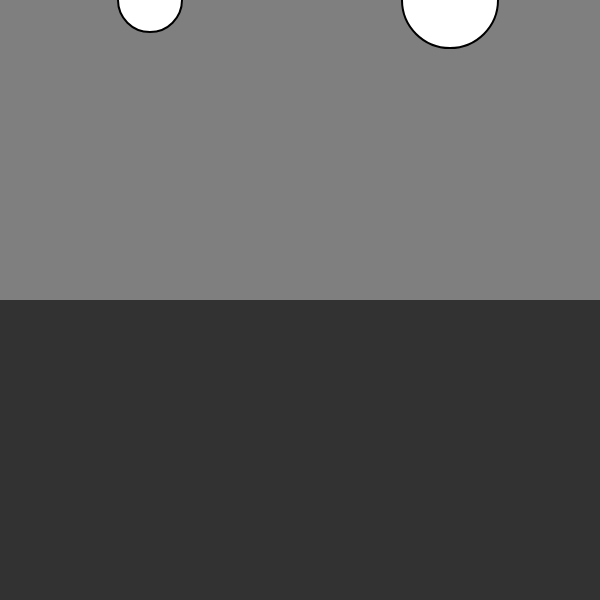
Frame 1 (no input)
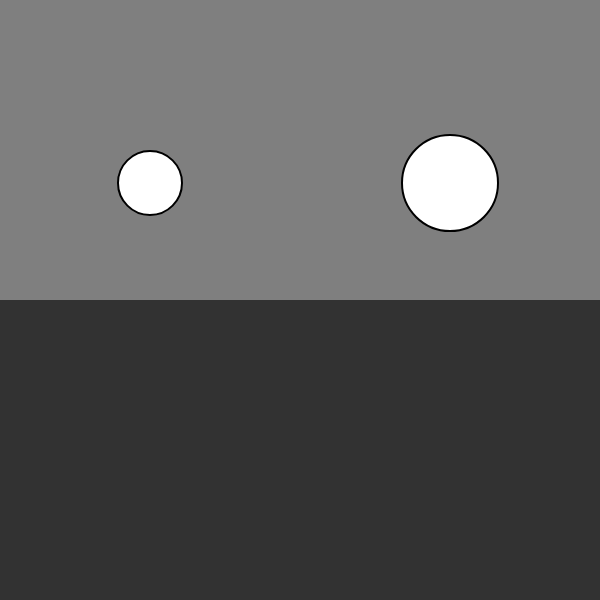
Frame 60 (no input)
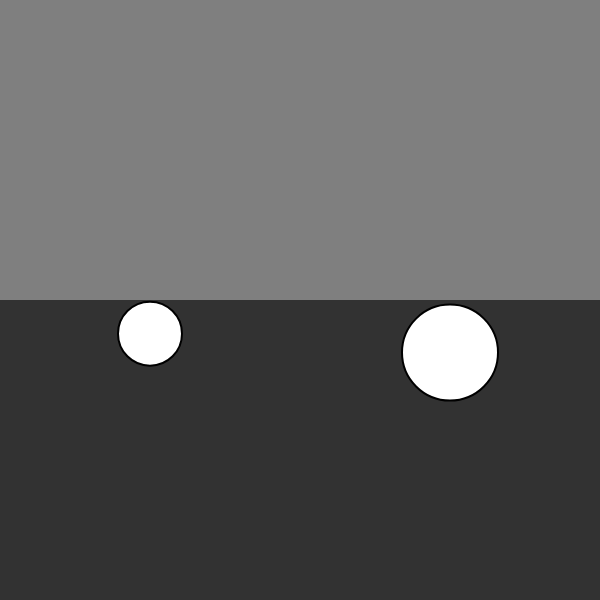
Frame 120 (the mouse pressed at the canvas centre since frame 60)

The p5.js sketch that drew these frames (run headless with seeded random() and noise() and a simulated clock; from frame 60 on, the mouse is pressed at the canvas centre):

// p5.js sketch
// ── sketch.js
let particle1;
let particle2;
let liquid;

function setup() {
  createCanvas(600, 600);
  //create liquid object
  liquid = new Liquid(0, height / 2, width, height / 2, 0.1);

  particle1 = new Particle(8, 150, 0);
  particle2 = new Particle(12, 450, 0);
}

function draw() {
  background(127);

  //draw water
  liquid.show();

  //is the mover in the liquid?
  if (liquid.contains(particle1)) {
    //calculate drag force
    let dragForce = liquid.calculateDrag(particle1);
    //apply drag force to mover
    particle1.applyForce(dragForce);
  }

  //let wind = createVector(0.1, 0);

  //gravity is scaled by mass here
  let gravity1 = createVector(0, 0.1 * particle1.mass);
  //apply gravity
  particle1.applyForce(gravity1);


  //is the mover in the liquid?
  if (liquid.contains(particle2)) {
    //calculate drag force
    let dragForce = liquid.calculateDrag(particle2);
    //apply drag force to mover
    particle2.applyForce(dragForce);
  }

  //let wind = createVector(0.1, 0);

  //gravity is scaled by mass here
  let gravity2 = createVector(0, 0.1 * particle2.mass);
  //apply gravity
  particle2.applyForce(gravity2);

  particle1.update();
  particle1.show();
  particle1.edges();
  particle2.update();
  particle2.show();
  particle2.edges();
}

/*
# Nature_of_Code_p5js

Study files of - Daniel Shiffman's Nature of Code course on:
https://www.kadenze.com/courses/the-nature-of-code/info


More info:
https://github.com/shiffman/The-Nature-of-Code
http://natureofcode.com/
*/

// ── liquid.js
class Liquid {

  constructor(x, y, w, h, c) {
    this.x = x;
    this.y = y;
    this.w = w;
    this.h = h;
    this.c = c;
  }

  contains(m) {
    let l = m.position;
    return l.x > this.x && l.x < this.x + this.w && l.y > this.y && l.y < this.y + this.h;
  }

  calculateDrag(m) {
    let speed = m.velocity.mag();
    let dragMagnitude = this.c + speed * speed;

    let dragForce = m.velocity.copy();
    dragForce.mult(-1);
    dragForce.setMag(dragMagnitude);
    // dragForce.normalize();
    // dragForce.mult(dragMagnitude);
    return dragForce;
  }

  show() {
    noStroke();
    fill(50);
    rect(this.x, this.y, this.w, this.h);
  }

}

/*
# Nature_of_Code_p5js

Study files of - Daniel Shiffman's Nature of Code course on:
https://www.kadenze.com/courses/the-nature-of-code/info


More info:
https://github.com/shiffman/The-Nature-of-Code
http://natureofcode.com/
*/

// ── particle.js
class Particle {

  constructor(m, x, y) {
    this.position = createVector(x, y);
    this.velocity = createVector(0, 0);
    this.accel = createVector(0, 0);
    this.mass = m;
  }

  applyForce(force) {
    let f = force.copy();
    f.div(this.mass);
    this.accel.add(f);
  }

  update() {
    this.velocity.add(this.accel);
    this.position.add(this.velocity);
    this.accel.set(0, 0);

    //this.velocity.mult(0.9);
  }

  show() {
    stroke(0);
    strokeWeight(2);
    fill(255, 127);
    fill(255);
    ellipse(this.position.x, this.position.y, this.mass * 8, this.mass * 8);
  }

  edges() {
    if (this.position.y > height) {
      this.velocity.y *= -0.9;
      this.position.y = height;
    }
  }
}

/*
# Nature_of_Code_p5js

Study files of - Daniel Shiffman's Nature of Code course on:
https://www.kadenze.com/courses/the-nature-of-code/info


More info:
https://github.com/shiffman/The-Nature-of-Code
http://natureofcode.com/
*/
